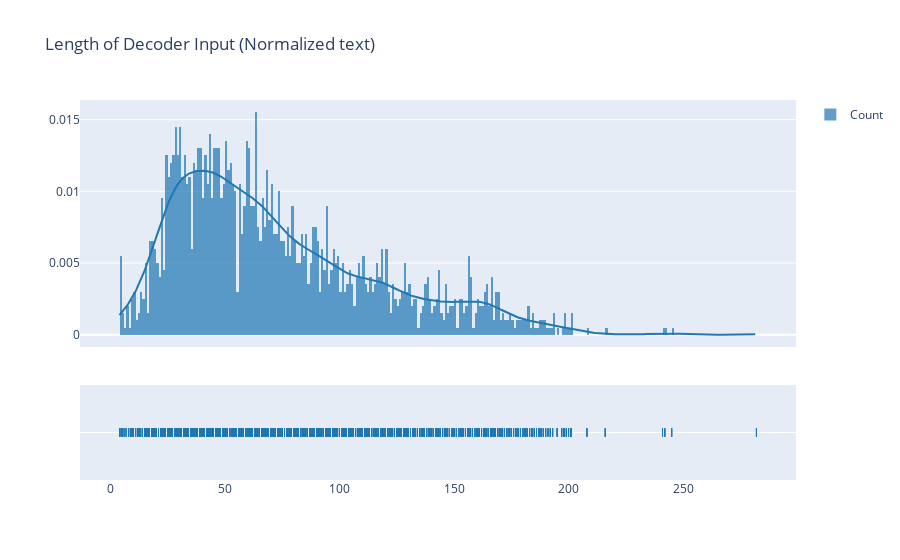

Notebook code for this chart:
### Code cell
# Distance plot for length of decoder input
fig = ff.create_distplot([preprocessed_df['decoder_input'].apply(len).values], ['Count'])
fig.update_layout(title= 'Length of Decoder Input (Normalized text)')
fig.show()

display(stats.describe(preprocessed_df['decoder_input'].apply(len)))

### Figure 1 — Plotly figure (JSON) as saved in the notebook; plotly's stock layout.template omitted (floating-point values rounded to 4 significant figures; data arrays with more than 128 entries replaced by an {"elided": "..."} marker saying what was removed)
{"data": [{"autobinx": false, "histnorm": "probability density", "legendgroup": "Count", "marker": {"color": "rgb(31, 119, 180)"}, "name": "Count", "opacity": 0.7, "type": "histogram", "x": {"elided": "8000 int values"}, "xaxis": "x", "xbins": {"end": 282, "size": 1, "start": 4}, "yaxis": "y"}, {"legendgroup": "Count", "marker": {"color": "rgb(31, 119, 180)"}, "mode": "lines", "name": "Count", "showlegend": false, "type": "scatter", "x": {"elided": "500 float values"}, "xaxis": "x", "y": {"elided": "500 float values"}, "yaxis": "y"}, {"legendgroup": "Count", "marker": {"color": "rgb(31, 119, 180)", "symbol": "line-ns-open"}, "mode": "markers", "name": "Count", "showlegend": false, "type": "scatter", "x": {"elided": "8000 int values"}, "xaxis": "x", "y": {"elided": "8000 str values"}, "yaxis": "y2"}], "layout": {"barmode": "overlay", "hovermode": "closest", "legend": {"traceorder": "reversed"}, "title": {"text": "Length of Decoder Input (Normalized text)"}, "xaxis": {"anchor": "y2", "domain": [0, 1], "zeroline": false}, "yaxis": {"anchor": "free", "domain": [0.35, 1], "position": 0}, "yaxis2": {"anchor": "x", "domain": [0, 0.25], "dtick": 1, "showticklabels": false}}}
